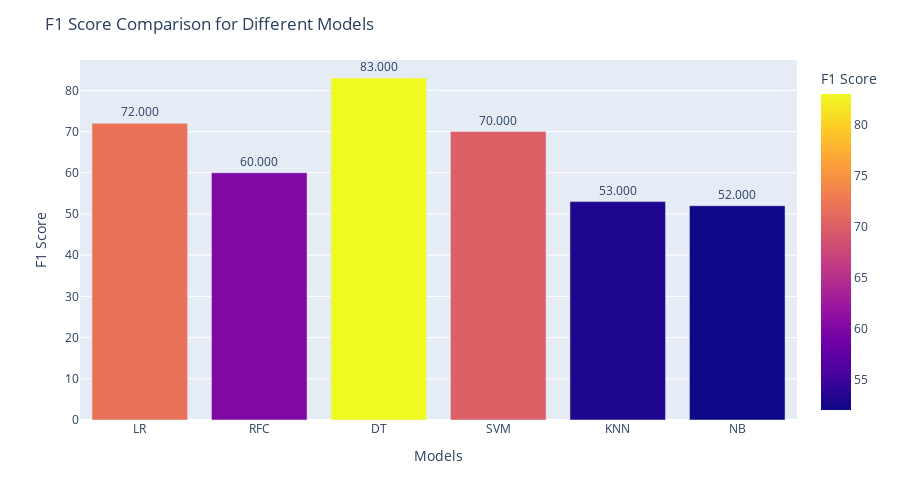

The code cell stored with this chart in its notebook:
### Code cell
import plotly.express as px

# Example data
models =['LR', 'RFC', 'DT', 'SVM','KNN','NB']
f1_score = [72, 60, 83, 70, 53, 52]

# Create a DataFrame
data_4 = {'Models': models, 'F1 Score': f1_score}
df_4 = pd.DataFrame(data_4)

# Bar plot using plotly
fig = px.bar(df_4, x='Models', y='F1 Score', text='F1 Score', color='F1 Score', height=500)
fig.update_traces(texttemplate='%{text:.3f}', textposition='outside')
fig.update_layout(title_text='F1 Score Comparison for Different Models', xaxis_title='Models', yaxis_title='F1 Score')
fig.show()

### Figure 1 — Plotly figure (JSON) as saved in the notebook; plotly's stock layout.template omitted (floating-point values rounded to 4 significant figures)
{"data": [{"alignmentgroup": "True", "hovertemplate": "Models=%{x}<br>F1 Score=%{marker.color}<extra></extra>", "legendgroup": "", "marker": {"color": [72, 60, 83, 70, 53, 52], "coloraxis": "coloraxis", "pattern": {"shape": ""}}, "name": "", "offsetgroup": "", "orientation": "v", "showlegend": false, "text": [72, 60, 83, 70, 53, 52], "textposition": "outside", "texttemplate": "%{text:.3f}", "type": "bar", "x": ["LR", "RFC", "DT", "SVM", "KNN", "NB"], "xaxis": "x", "y": [72, 60, 83, 70, 53, 52], "yaxis": "y"}], "layout": {"barmode": "relative", "coloraxis": {"colorbar": {"title": {"text": "F1 Score"}}, "colorscale": [[0, "#0d0887"], [0.1111, "#46039f"], [0.2222, "#7201a8"], [0.3333, "#9c179e"], [0.4444, "#bd3786"], [0.5556, "#d8576b"], [0.6667, "#ed7953"], [0.7778, "#fb9f3a"], [0.8889, "#fdca26"], [1, "#f0f921"]]}, "height": 500, "legend": {"tracegroupgap": 0}, "margin": {"t": 60}, "title": {"text": "F1 Score Comparison for Different Models"}, "xaxis": {"anchor": "y", "domain": [0, 1], "title": {"text": "Models"}}, "yaxis": {"anchor": "x", "domain": [0, 1], "title": {"text": "F1 Score"}}}}
